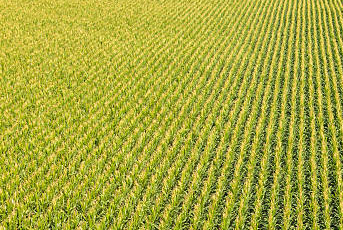
#> input picture image_merger/examples/image1/leftup.png, 343 x 230 px
$ python test.py
#> lines starting #> are read from the running program, lines starting #| are printed output that depends on the picture
### image_merger/image_merger.py
import cv2
# from imageio import imread
from imutils import grab_contours
import numpy as np


def _getHomography(kps_a, kps_b, matches, reproj_thresh):
    # convert the key points to numpy arrays
    kps_a = np.float32([kp.pt for kp in kps_a])
    kps_b = np.float32([kp.pt for kp in kps_b])

    if len(matches) > 4:

        # construct the two sets of points
        pts_a = np.float32([kps_a[m.queryIdx] for m in matches])
        pts_b = np.float32([kps_b[m.trainIdx] for m in matches])

        # estimate the homography between the sets of points
        (H, status) = cv2.findHomography(pts_a, pts_b, cv2.RANSAC,
                                         reproj_thresh)

        return matches, H, status
    else:
        return None


def _createMatcher(method, cross_check):

    """
    Create and return a Matcher Object
    """

    if method == 'sift' or method == 'surf':
        bf = cv2.BFMatcher(cv2.NORM_L2, crossCheck=cross_check)
    elif method == 'orb' or method == 'brisk':
        bf = cv2.BFMatcher(cv2.NORM_HAMMING, crossCheck=cross_check)
    return bf


# [10 lines left out: function _matchKeyPointsBF, not called in this run]


def _matchKeyPointsKNN(features_a, features_b, ratio, method):
    bf = _createMatcher(method, cross_check=False)
    # compute the raw matches and initialize the list of actual matches
    raw_matches = bf.knnMatch(features_a, features_b, 2)
    matches = []

    # loop over the raw matches
    for m, n in raw_matches:
        # ensure the distance is within a certain ratio of each
        # other (i.e. Lowe's ratio test)
        if m.distance < n.distance * ratio:
            matches.append(m)
    return matches


class ImageMerger:
    def __init__(self, feature_extractor='sift', feature_matching='knn'):
        if not (feature_matching == 'knn' or feature_matching == 'bf'):
            assert True, "feature_matching must be equals 'knn' or 'bf'"
        self.__feature_matching = feature_matching

        if not (feature_extractor == 'sift' or feature_extractor == 'surf' or feature_extractor == 'brisk' or feature_extractor == 'orb'):
            assert True, "feature_extractor must be equals 'sift' or 'surf' or 'brisk' or 'orb'"
        self.__feature_extractor = feature_extractor

        if feature_extractor == 'sift':
            self.__descriptor = cv2.xfeatures2d.SIFT_create()
        elif feature_extractor == 'surf':
            self.__descriptor = cv2.xfeatures2d.SURF_create()
        elif feature_extractor == 'brisk':
            self.__descriptor = cv2.BRISK_create()
        elif feature_extractor == 'orb':
            self.__descriptor = cv2.ORB_create()

    # [14 lines left out: functions change_feature_extractor, change_feature_matching, not called in this run]

    @staticmethod
    def get_list_available_descriptors():
        return 'sift', 'surf', 'brisk', 'orb'

    @staticmethod
    def get_list_available_feature_matching():
        return 'bf', 'knn'

    @staticmethod
    def cut_to_content(im):
        # transform the panorama image to grayscale and threshold it
        gray = cv2.cvtColor(im, cv2.COLOR_BGR2GRAY)
        thresh = cv2.threshold(gray, 0, 255, cv2.THRESH_BINARY)[1]

        # Finds contours from the binary image
        cnts = cv2.findContours(thresh.copy(), cv2.RETR_EXTERNAL, cv2.CHAIN_APPROX_SIMPLE)
        cnts = grab_contours(cnts)

        # get the maximum contour area
        c = max(cnts, key=cv2.contourArea)

        # get a bbox from the contour area
        (x, y, w, h) = cv2.boundingRect(c)

        # crop the image to the bbox coordinates
        im = im[y:y + h, x:x + w]
        return im

    def merge(self, im_a, im_b):

        """
        Merge functions getting two images like np.array. Left up corner image to which will not apply homography matrix
        must be in left up corner in merged image. That's why merging image must be from left to right or
        from up to down. Im_a must be upper or left part image, im_b image to which will apply homography matrix
        """

        not_change_img = im_a
        change_img = im_b

        not_change_img_gray = cv2.cvtColor(not_change_img, cv2.COLOR_RGB2GRAY)
        change_img_gray = cv2.cvtColor(change_img, cv2.COLOR_RGB2GRAY)

        # Compute key points and feature descriptors using
        kps_a, features_a = self.__descriptor.detectAndCompute(change_img_gray, None)
        kps_b, features_b = self.__descriptor.detectAndCompute(not_change_img_gray, None)

        if self.__feature_matching == 'bf':
            matches = _matchKeyPointsBF(features_a, features_b, method=self.__feature_extractor)
        elif self.__feature_matching == 'knn':
            matches = _matchKeyPointsKNN(features_a, features_b, ratio=0.75, method=self.__feature_extractor)

        M = _getHomography(kps_a, kps_b, matches, reproj_thresh=4)
        assert M is not None, "few matches (matches < 4)"
        (matches, H, status) = M

        # Apply panorama correction
        width = change_img.shape[1] + not_change_img.shape[1]
        height = change_img.shape[0] + not_change_img.shape[0]

        result = cv2.warpPerspective(src=change_img, M=H, dsize=(width, height))
        result[0:not_change_img.shape[0], 0:not_change_img.shape[1]] = not_change_img
        result = self.cut_to_content(result)

        return result

    def merge_from_list(self, arr):

        """
        Images in arr must be sorted like index left/up part image must be equals zero, and so on
        """

        res = arr[0]
        for i in range(1, len(arr)):
            change_im = arr[i]
            res = self.merge(res, change_im)
        return res

### image_merger/test.py
from image_merger import ImageMerger
from imageio.v2 import imread, imwrite
import time

image1_list = [
    ['examples/image1/leftup.png', 'examples/image1/rightup.png'],
    ['examples/image1/leftdown.png', 'examples/image1/rightdown.png']
]
path_to_save_1 = 'examples/image1/res_image1.png'

# image2_list = [
#     ['examples/image2/image2_11.jpg', 'examples/image2/image2_21.jpg'],
#     ['examples/image2/image2_12.jpg', 'examples/image2/image2_22.jpg'],
#     ['examples/image2/image2_13.jpg', 'examples/image2/image2_23.jpg'],
#     ['examples/image2/image2_14.jpg', 'examples/image2/image2_24.jpg']
# ]

image2_list = [
    ['examples/image2/image2_11.jpg', 'examples/image2/image2_12.jpg',
     'examples/image2/image2_13.jpg', 'examples/image2/image2_14.jpg'],
    ['examples/image2/image2_21.jpg', 'examples/image2/image2_22.jpg',
     'examples/image2/image2_23.jpg', 'examples/image2/image2_24.jpg']
]
path_to_save_2 = 'examples/image2/res_image2.png'

image3_list = [
    ['examples/image3/image3_11.jpg', 'examples/image3/image3_21.jpg',
     'examples/image3/image3_31.jpg', 'examples/image3/image3_41.jpg'],
    ['examples/image3/image3_12.jpg', 'examples/image3/image3_22.jpg',
     'examples/image3/image3_32.jpg', 'examples/image3/image3_42.jpg'],
    ['examples/image3/image3_13.jpg', 'examples/image3/image3_23.jpg',
     'examples/image3/image3_33.jpg', 'examples/image3/image3_43.jpg'],
    ['examples/image3/image3_14.jpg', 'examples/image3/image3_24.jpg',
     'examples/image3/image3_34.jpg', 'examples/image3/image3_44.jpg'],
    ['examples/image3/image3_15.jpg', 'examples/image3/image3_25.jpg',
     'examples/image3/image3_35.jpg', 'examples/image3/image3_45.jpg']
]
path_to_save_3 = 'examples/image3/res_image3.png'

start = time.time()

merger = ImageMerger()

for parts, path_to_save in zip([image1_list, image2_list, image3_list], [path_to_save_1, path_to_save_2, path_to_save_3]):
    parts_im = []
    for line in parts:
        im_list = [imread(i) for i in line]
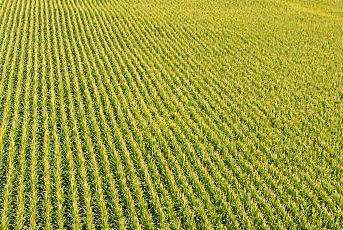
#> input picture image_merger/examples/image1/rightup.png, 343 x 230 px
#> im_list = 2 items
        parts_im.append(
            merger.merge_from_list(im_list)
        )
#> in merge_from_list, res is the input picture: shape (230, 343, 4); mean R, G, B, A 166.8, 167.9, 58.3, 255
#> the loop in merge_from_list, `for i in range(1, len(arr)):` made 1 pass
#> (M in merge, width in merge, height in merge) on pass 1: (3 matches, 686, 460)
#> pass 1, in merge, `change_img_gray = cv2.cvtColor(change_img, cv2.COLOR_RGB2GRAY)`:
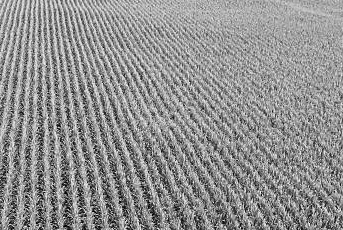
#> change_img_gray: shape (230, 343); min 0, max 249, mean 144.5
#> pass 1, in cut_to_content, `gray = cv2.cvtColor(im, cv2.COLOR_BGR2GRAY)`:
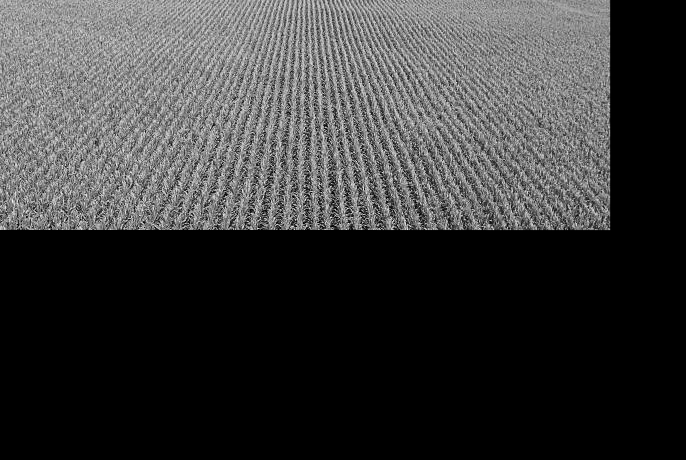
#> gray: shape (460, 686); min 0, max 246, mean 58.3
#> after the loop in merge_from_list, `for i in range(1, len(arr)):`:
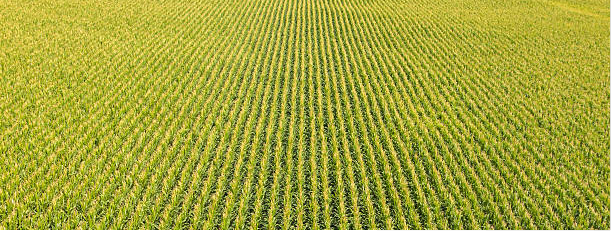
#> res: shape (231, 611, 4); mean R, G, B, A 161.2, 162.7, 55, 253.6; transparent parts drawn white
    res_im = merger.merge_from_list(parts_im)
#> the loop in merge_from_list (call 3), `for i in range(1, len(arr)):` made 1 pass
#> pass 1, in merge (call 3), `change_img_gray = cv2.cvtColor(change_img, cv2.COLOR_RGB2GRAY)`:
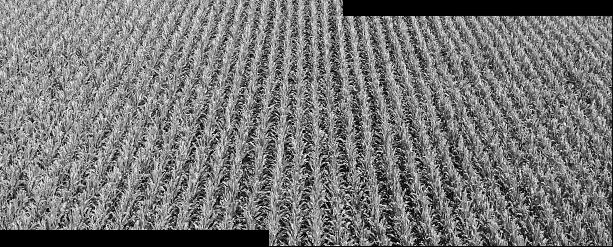
#> change_img_gray: shape (247, 613); min 0, max 253, mean 118.8
#> pass 1, in merge (call 3), `result = cv2.warpPerspective(src=change_img, M=H, dsize=(width, height))`:
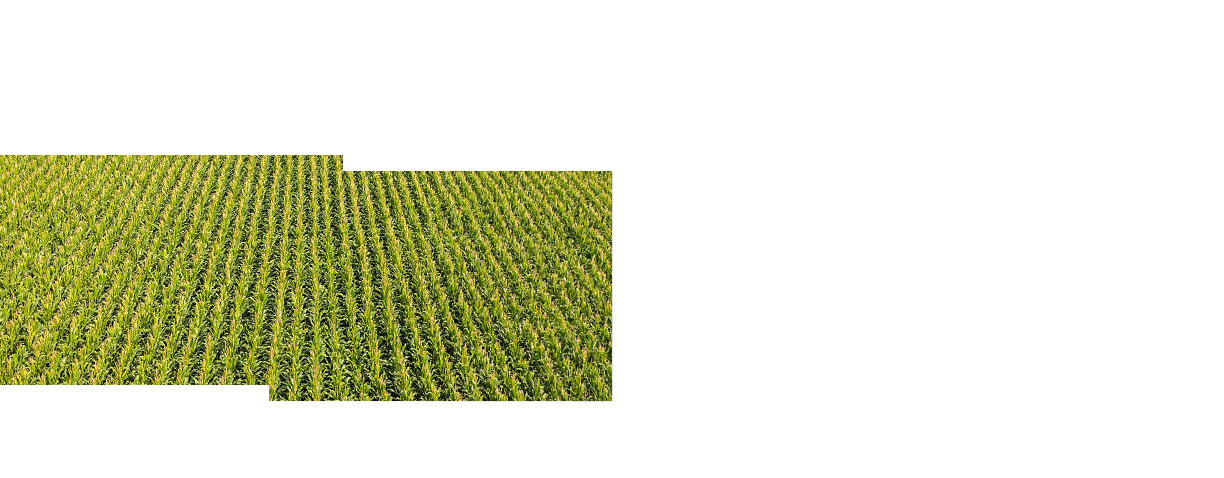
#> result: shape (478, 1224, 4); mean of channels 0, 1, 2, 3 32, 33.9, 11.2, 61.9; transparent parts drawn white
#> after the loop in merge_from_list (call 3), `for i in range(1, len(arr)):`:
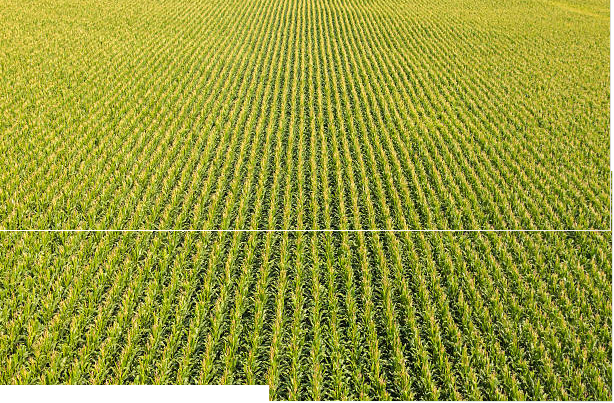
#> res: shape (403, 614, 4); mean R, G, B, A 143.2, 147.4, 49.4, 247.5; transparent parts drawn white
#> (the run stopped early here; a loop or call above may not have finished)
